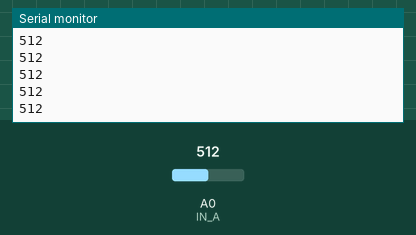
Bench run of a sketch on a simulated Arduino Uno, built with avr-gcc and run on an emulated ATmega328P. Parts: the last lines printed to the serial monitor. The inputs (shaded band) are chosen by the test bench; at power-on: A0 (IN_A) = 512.

Above: at 1.2 s.
1.3 s: A0 (IN_A) set to 716
At 1.32 s:
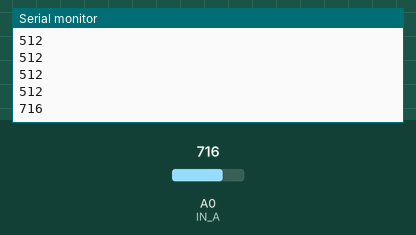
2.8 s: A0 (IN_A) set to 900
At 2.83 s:
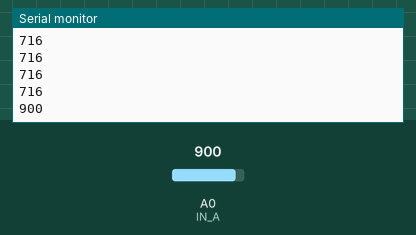
Timing chart, 0 to 5.8 s (numbered marks = the images above; inputs shaded):
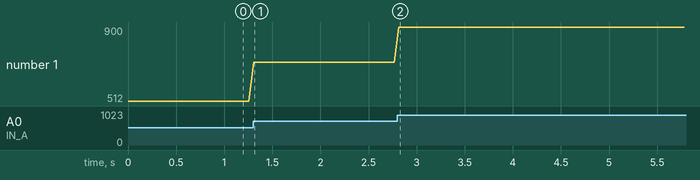

The sketch:

LV_Analog_IN.ino
```cpp
#define IN_A A0

void setup() {
  pinMode(IN_A, INPUT);
  Serial.begin(9600);
}

void loop() {
  Serial.print(analogRead(IN_A));
  Serial.println();
  delay(50);
}
```

Measured:
- after the input at 1.3 s, the serial monitor: prints a new line at once (image 1)
- after the input at 2.8 s, the serial monitor: prints a new line at once (image 2)
- plotted number 1: 512 → 716 after the input at 1.3 s, 716 → 900 after the input at 2.8 s
